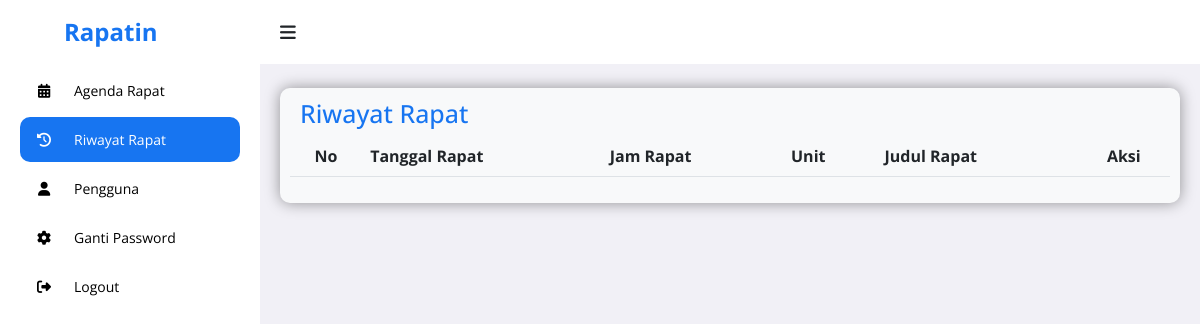
/ketua/riwayat.php (signed in), run on an earlier commit of the app's database.
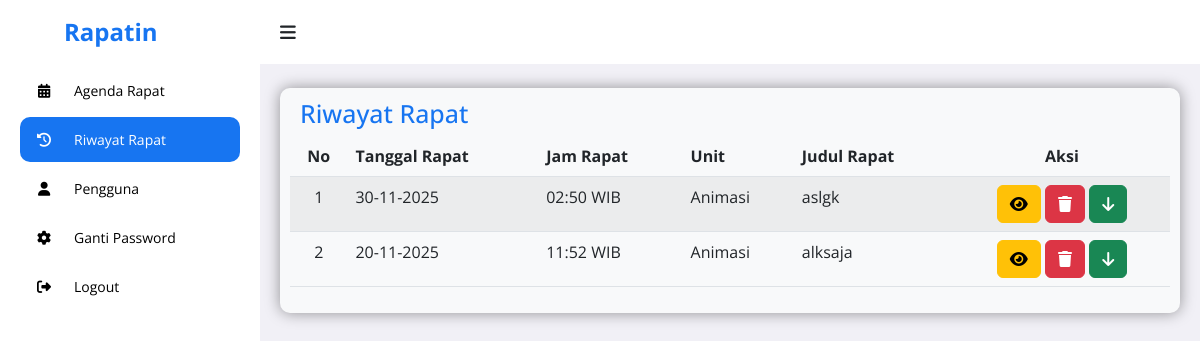
And on a later commit of the database.
### tables this page shows
CREATE TABLE `agenda_rapat` (
  `id_rapat` int NOT NULL,
  `tanggal_rapat` date NOT NULL,
  `jam_rapat` time NOT NULL,
  `judul_rapat` varchar(255) NOT NULL,
  `ruang_rapat` varchar(100) DEFAULT NULL,
  `keterangan` text,
  `notulen_file` varchar(255) DEFAULT NULL,
  `id_unit` int NOT NULL,
  `id_pembuat` int NOT NULL
);

CREATE TABLE `unit` (
  `id_unit` int NOT NULL,
  `nama_unit` varchar(255) NOT NULL
);

### ketua/riwayat.php (the view, shortened to what this page needs)
<?php
include '../php/koneksi.php';
$id_pembuat_rapat = $_SESSION['id_user'] ?? null;
$list_riwayat = [];
if ($id_pembuat_rapat) {
    $sql_read = "SELECT
                    r.*,
                    o.nama_unit
                 FROM agenda_rapat r
                 JOIN unit o ON r.id_unit = o.id_unit
                 WHERE r.id_pembuat = '$id_pembuat_rapat'
                 -- Hanya ambil rapat yang sudah berlangsung/terlewat
                 AND CONCAT(r.tanggal_rapat, ' ', r.jam_rapat) <= NOW()
                 ORDER BY r.tanggal_rapat DESC, r.jam_rapat DESC";
    $q_read = mysqli_query($koneksi, $sql_read);
    while ($r_read = mysqli_fetch_assoc($q_read)) {
        $list_riwayat[] = $r_read;
    }
}
?>
<!DOCTYPE html>
<html lang="en">
<head>
	<link rel="stylesheet" href="https://cdnjs.cloudflare.com/ajax/libs/font-awesome/6.4.0/css/all.min.css">
	<link rel="stylesheet" href="https://cdn.jsdelivr.net/npm/bootstrap@5.2.3/dist/css/bootstrap.min.css">
	<link rel="stylesheet" href="https://cdn.datatables.net/2.3.4/css/dataTables.bootstrap5.css">
	<link rel="stylesheet" href="https://unpkg.com/aos@next/dist/aos.css" />
	<link rel="stylesheet" href="../assets/admin.css">
</head>
<body>
	<section id="sidebar">
		<a href="../landing/index.php" data-aos="fade-down" class="logo ps-3"><i class='ps-5'></i> Rapatin</a>
		<ul class="side-menu" data-aos="fade-right">
			<li><a href="agenda.php"><i class="fa-solid fa-calendar-days icon"></i> Agenda Rapat</a></li>
			<li><a href="riwayat.php" class="active"><i class="fa-solid fa-clock-rotate-left icon"></i> Riwayat Rapat</a></li>
			<li><a href="manage_user.php"><i class="fa-solid fa-user icon"></i> Pengguna</a></li>
			<li><a href="pengaturan.php"><i class="fa-solid fa-gear icon"></i> Ganti Password</a></li>
			<li><a href="logout.php"><i class="fa-solid fa-right-from-bracket icon"></i> Logout</a></li>
		</ul>
	</section>
	<section id="content">
		<nav class="atas">
			<i data-aos="fade-right" class='fa-solid fa-bars toggle-sidebar' ></i>
		</nav>
		<main>
			<div data-aos="fade-down" class="rapat bg-light">
				<div class="tableheader">
					<h2>Riwayat Rapat</h2>
				</div>
				<table id="tabel-rapat" class="table table-striped">
        			<thead>
        			    <tr>
        			        <th class="text-center">No</th>
        			        <th>Tanggal Rapat</th>
        			        <th>Jam Rapat</th>
        			        <th>Unit</th>
        			        <th>Judul Rapat</th>
        			        <th class="text-center">Aksi</th>
        			    </tr>
        			</thead>
        			<tbody>
					    <?php $no = 1; foreach ($list_riwayat as $rapat) : ?>
					    <tr>
					        <td class="text-center"><?php echo $no++; ?></td>
    				        <td><?php echo htmlspecialchars(date('d-m-Y', strtotime($rapat['tanggal_rapat']))); ?></td>
    				        <td><?php echo htmlspecialchars(date('H:i', strtotime($rapat['jam_rapat'])) . ' WIB'); ?></td>
    				        <td><?php echo htmlspecialchars($rapat['nama_unit']); ?></td>
    				        <td><?php echo htmlspecialchars($rapat['judul_rapat']); ?></td>
					        <td class="text-center">
								<button type="button" class="btn btn-warning aksi view-rapat-btn" data-bs-toggle="modal" data-bs-target="#viewModal" data-id="<?php echo $rapat['id_rapat']; ?>"><i class="fa-solid fa-eye"></i></button>
								<button type="button" class="btn btn-danger aksi" data-bs-toggle="modal" data-bs-target="#deletemodal" data-id="<?php echo $rapat['id_rapat']; ?>"><i class="fa-solid fa-trash"></i></i></button>
								<button type="button" class="btn btn-success aksi print-rapat-detail-btn" title="Download Detail Rapat PDF" data-id="<?php echo $rapat['id_rapat']; ?>"><i class="fa-solid fa-arrow-down"></i></button>
							</td>
					    </tr>
					    <?php endforeach; ?>
        			</tbody>
    			</table>
			</div>
		</main>
		</section>
</body>
</html>

What changed in the data, as far as the page shows it:
added agenda_rapat: tanggal_rapat "30-11-2025", jam_rapat "02:50 WIB", id_unit.nama_unit "Animasi", judul_rapat "aslgk"
added agenda_rapat: tanggal_rapat "20-11-2025", jam_rapat "11:52 WIB", id_unit.nama_unit "Animasi", judul_rapat "alksaja"
